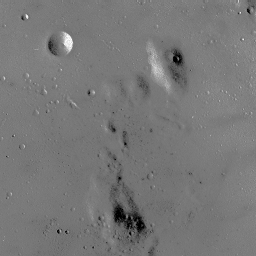
#> input picture homework3/moon.bmp, 256 x 256 px, found by its file name
$ python hw3_cv.py
#> lines starting #> are read from the running program, lines starting #| are printed output that depends on the picture
# Srikanth Schelbert Homework3 (MP3)

import matplotlib.pyplot as plt
import numpy as np
from PIL import Image

# Open the .bmp file
image = Image.open("homework3/moon.bmp")
#> image is the input picture: PIL image 256x256 RGB; min 0, max 255, mean 119.7

# Display basic information about the image
print("Image format:", image.format)
#| Image format: BMP
print("Image mode:", image.mode)
#| Image mode: RGB
print("Image size:", image.size)
#| Image size: (256, 256)
image.show("Original Image")


def rgb_to_grayscale(image):
    """
    Convert RGB image to grayscale.
    """
    return image.convert('L')


def histogram_equalization(image):
    """
    Apply histogram equalization to grayscale image.
    """
    # Convert image to NumPy array
    img_array = np.array(image)

    # Calculate histogram
    histogram, bins = np.histogram(
        img_array.flatten(), bins=256, range=(0, 255))
#> histogram = 256 values, max 5145 at index 120, min 0 at index 1, mean 256; bins = 257 values from 0 to 255

    # Calculate cumulative distribution function
    cdf = histogram.cumsum()
#> cdf = 256 values from 99 to 65536
    cdf_normalized = cdf * histogram.max() / cdf.max()
#> cdf_normalized = 256 values from 7.77 to 5145

    # Apply histogram equalization
    # equalized_image = np.interp(img_array.flatten(), range(
    #     256), cdf_normalized).reshape(img_array.shape)

    transformation_func = (cdf_normalized - cdf_normalized.min()) / \
        (cdf_normalized.max() - cdf_normalized.min()) * 255
#> transformation_func = 256 values from 0 to 255

    # Apply the transformation to the image
    equalized_image = np.interp(img_array.flatten(), range(
        256), transformation_func).reshape(img_array.shape)
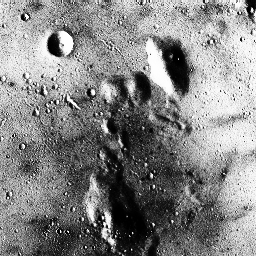
#> equalized_image: shape (256, 256) float64; min 0, max 255, mean 133.5

    # Calculate histogram again
    histogram2, bins2 = np.histogram(
        equalized_image.flatten(), bins=256, range=(0, 255))
#> histogram2 = 256 values, max 5145 at index 124, min 0 at index 17, mean 256; bins2 = 257 values from 0 to 255

    # Convert back to PIL image
    equalized_image = Image.fromarray(equalized_image.astype(np.uint8))
#> equalized_image: PIL image 256x256 L

    return equalized_image, histogram, bins, histogram2, bins2


# Convert image to grayscale
grayscale_image = rgb_to_grayscale(image)

# Apply histogram equalization
equalized_image, histogram, bins, histogram2, bins2 = histogram_equalization(
    grayscale_image)
#> bins = 257 values from 0 to 255; bins2 = 257 values from 0 to 255

# Save the result
equalized_image.save("output_image.bmp")

# Visualize the histogram
plt.figure(figsize=(8, 6))
plt.bar(bins[:-1], histogram, width=1)
plt.title('Histogram of Grayscale Image (before)')
plt.xlabel('Pixel Value')
plt.ylabel('Frequency')
plt.show()
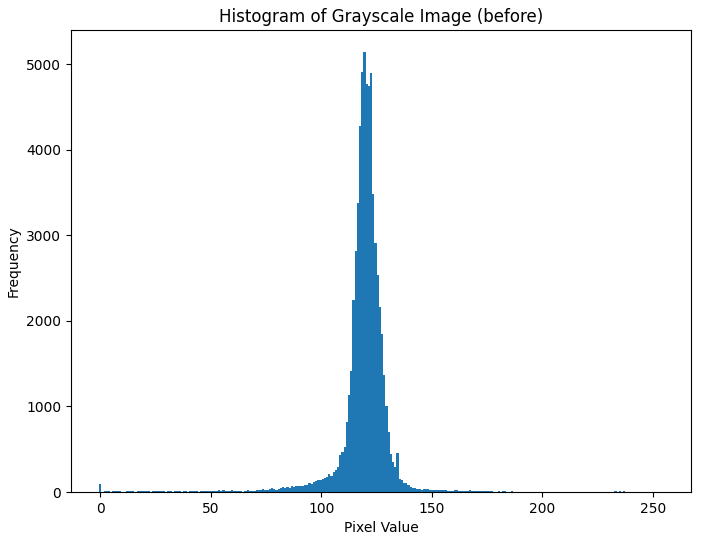
#> figure drawn by matplotlib, 1 panel; tallest bar 5145 high, from x = 119 to 120

# Visualize the histogram
plt.figure(figsize=(8, 6))
plt.bar(bins2[:-1], histogram2, width=1)
plt.title('Histogram of Grayscale Image Without Light Correction (after)')
plt.xlabel('Pixel Value')
plt.ylabel('Frequency')
plt.show()
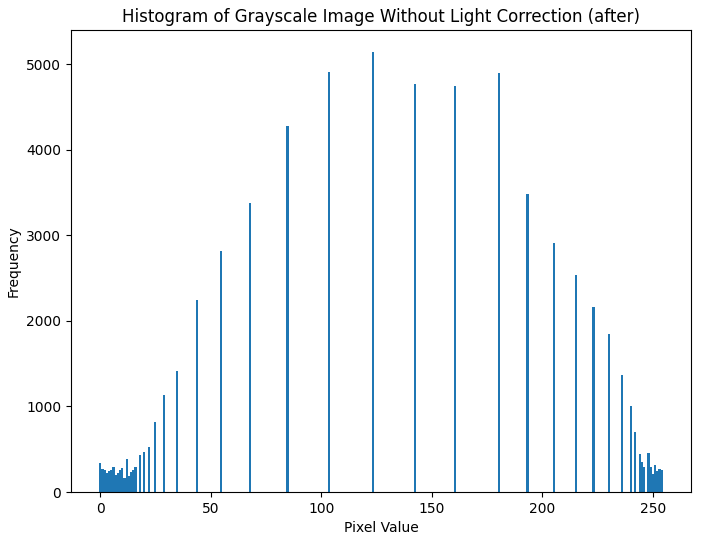
#> figure drawn by matplotlib, 1 panel; tallest bar 5145 high, from x = 123 to 124

# Show the result
equalized_image.show()


def lighting_correction(image):
    """
    Perform lighting correction (histogram stretching) on the image.
    """
    # Convert image to NumPy array
    img_array = np.array(image)

    # Perform histogram stretching
    min_val = img_array.min()
#> min_val = 0
    max_val = img_array.max()
#> max_val = 255
    stretched_image = (img_array - min_val) * (255 / (max_val - min_val))

    histogram, bins = np.histogram(
        stretched_image.flatten(), bins=256, range=(0, 255))
#> histogram has the same summary as histogram2 in histogram_equalization; bins = 257 values from 0 to 255

    # Convert back to PIL image
    corrected_image = Image.fromarray(stretched_image.astype(np.uint8))

    return corrected_image, histogram, bins


light_image, histogram3, bins3 = lighting_correction(equalized_image)
#> histogram3 has the same summary as histogram2 in histogram_equalization; bins3 = 257 values from 0 to 255

# Visualize the histogram
plt.figure(figsize=(8, 6))
plt.bar(bins3[:-1], histogram3, width=1)
plt.title('Histogram of Grayscale Image With Light Correction (after)')
plt.xlabel('Pixel Value')
plt.ylabel('Frequency')
plt.show()
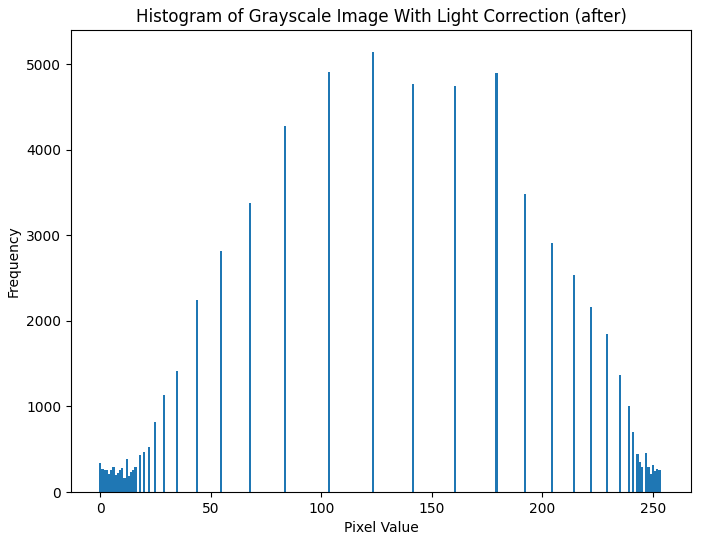
#> figure drawn by matplotlib, 1 panel; tallest bar 5145 high, from x = 123 to 124

light_image.show()
